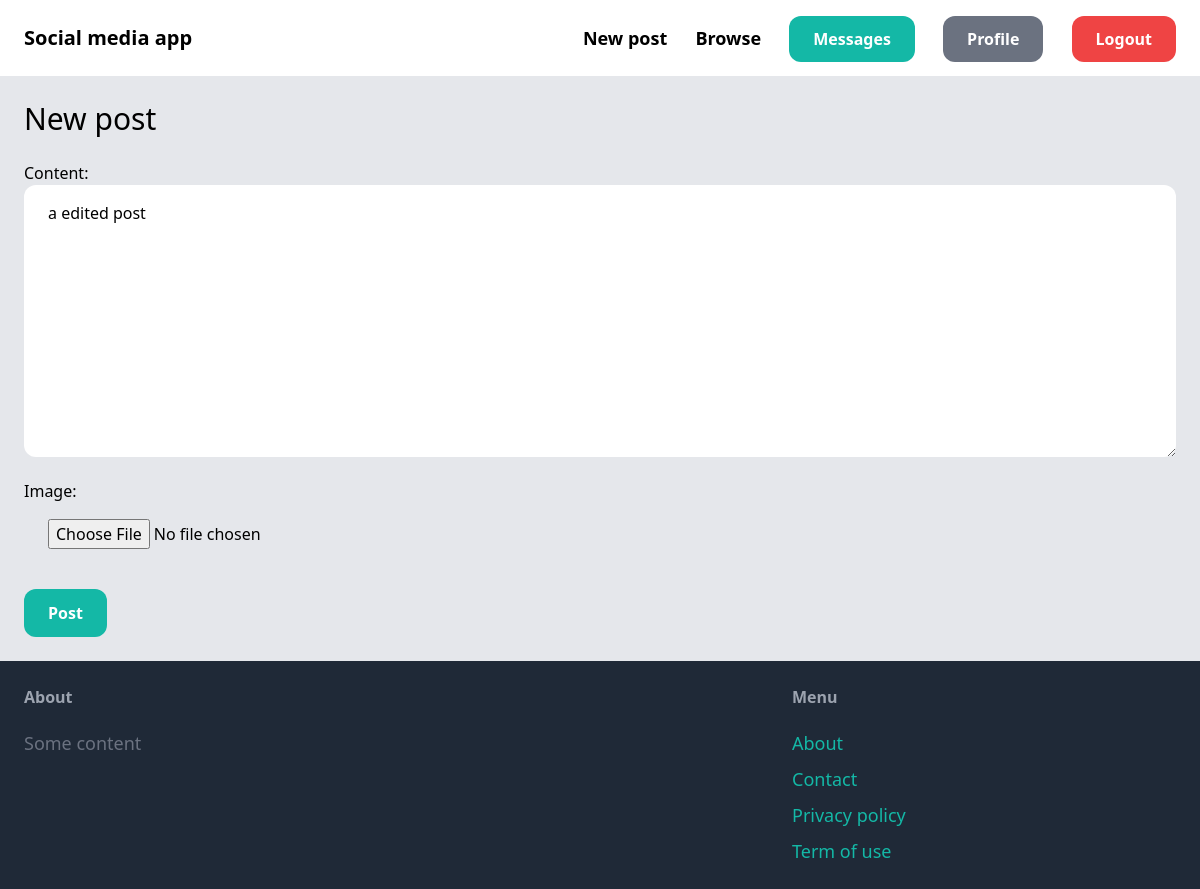
Before: /post/7/edit_post/ (signed in) with the older database file.
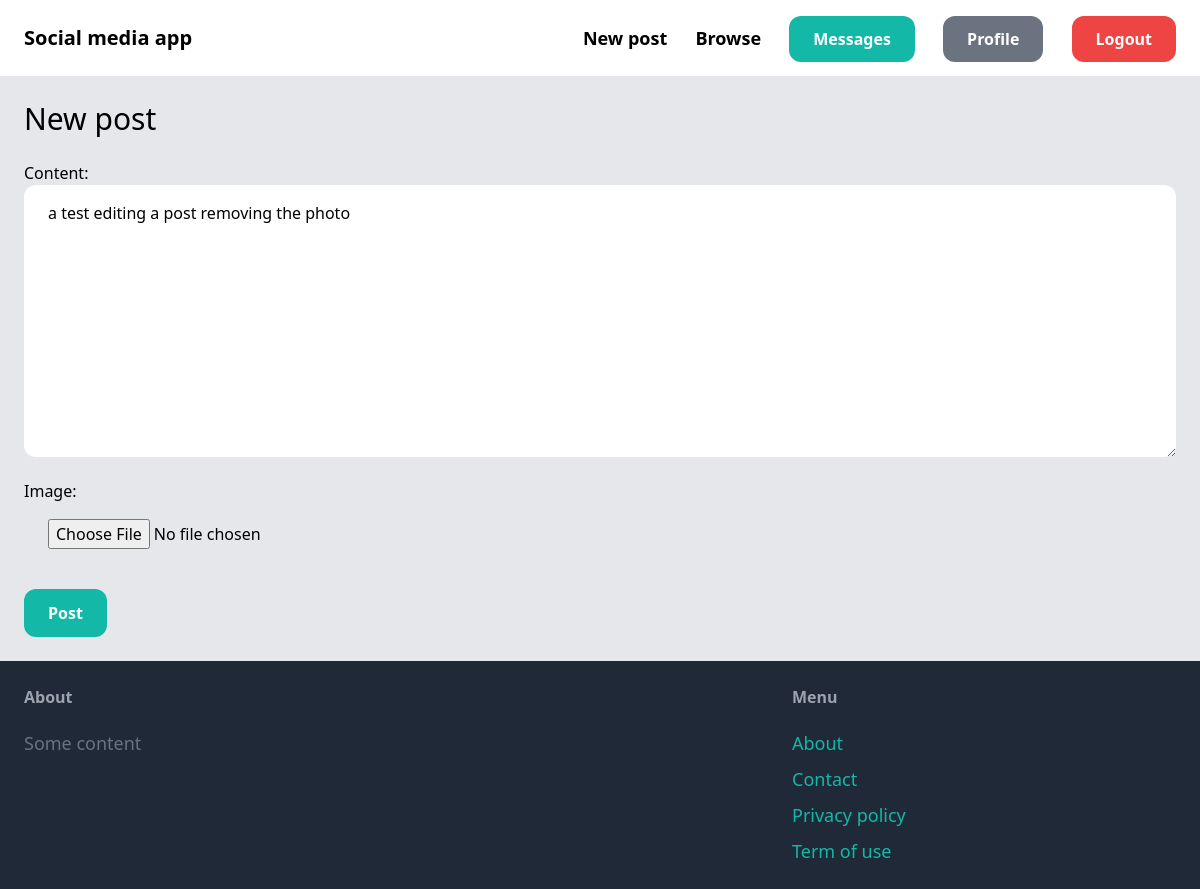
After: the same page with the newer database file.
### post/models.py (models this page shows, shortened)
class Post(models.Model):
    created_by = models.ForeignKey(
        User, related_name="posts", on_delete=models.CASCADE
    )
    content = models.TextField()
    image = models.ImageField(upload_to="post_images", blank=True, null=True)
    date_posted = models.DateTimeField(auto_now_add=True)

### post/views.py (the view)
# urls.py: path("<int:pk>/edit_post/", views.edit_post, name="edit_post"),
@login_required
def edit_post(request, pk):
    post = get_object_or_404(Post, pk=pk, created_by=request.user)
    if request.method == "POST":
        form = PostForm(request.POST, request.FILES, instance=post)
        if form.is_valid():
            post.save()
            return redirect("post:detail", pk=post.pk)
    else:
        form = PostForm(instance=post)
    return render(
        request, "post/new_post.html", {"form": form, "title": "Edit Post"}
    )

### post/forms.py
class PostForm(forms.ModelForm):
    class Meta:
        model = Post
        fields = ("content", "image")
    content = forms.CharField(
        widget=forms.Textarea(
            attrs={
                "placeholder": "What's on your mind?",
                "class": CLASS_INPUT,
            }
        )
    )
    image = forms.ImageField(
        widget=forms.FileInput(
            attrs={
                "class": CLASS_INPUT,
            }
        ),
        required=False,
    )

### post/templates/post/new_post.html (shortened to what this page needs)
{% extends 'core/base.html' %}
{% block content %}
<h1 class="mb-6 text-3xl">New post</h1>
<form method="post" action="." enctype="multipart/form-data">
    <div class="space-y-4">
      {{ form.as_p }}
    </div>
    <button type="submit" class="mt-6 px-6 py-3 text=lg font-semibold bg-teal-500 text-white rounded-xl hover:bg-teal-700">Post</button>
</form>
{% endblock content %}

Changed rows visible on the page:
changed Post: content "a edited post" → "a test editing a post removing the photo"
